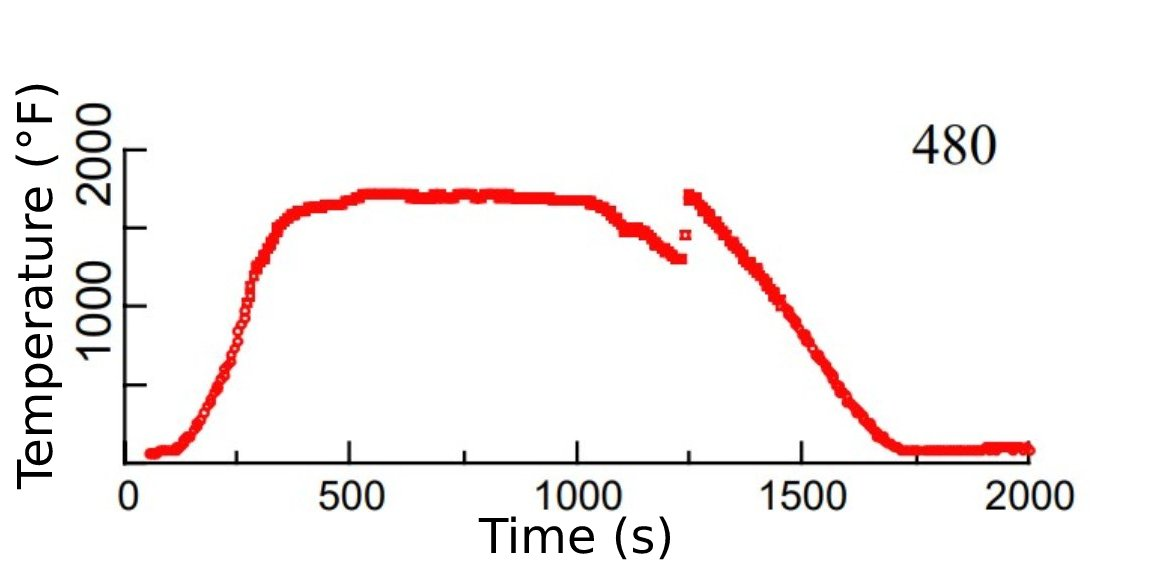
%> input picture temp480.jpg, 1150 x 575 px, given in place of temp480.jpg.jpg, which was not available
$ octave --eval "result = plottempAutoo('temp480.jpg');"   (GNU Octave 9; MATLAB toolbox functions it lacks are replaced by stand-ins)
%> lines starting %> are read from the running program, lines starting %| are printed output that depends on the picture; in (x1, y1, x2, y2) boxes, pixels count from 0 and x2, y2 are one past the last pixel; in counts of white or black regions, pixels touching at a corner belong together; the program's own positions count from 1; pictures that were not available may be replaced by others from this repository, and a replacement may not be noted
function [timeData, tempData] = plottempAutoo(name,varargin)
%> called with name = 'temp480.jpg'
%PLOTTEMPAUTOO Automatically scan temperture data
%
%   [TIMEDATA, TEMPDATA] = PLOTTEMPAUTOO(NAME,VARARGIN) analyses images of
%   the temperature data NAME and outputs the temperature, TEMPDATA, in
%   kelvin and time, TIMEDATA, in seconds. VARARGIN produces useful plots.

% Read image digitally
img = imread([name '.jpg']);
%> img is the input picture: size 575x1150x3 uint8; mean R, G, B 247.3, 242.5, 242.3

% Create balck and white image.
bwimg = img(:,:,1) < 205 | img(:,:,2) < 205 | img(:,:,3) < 205;
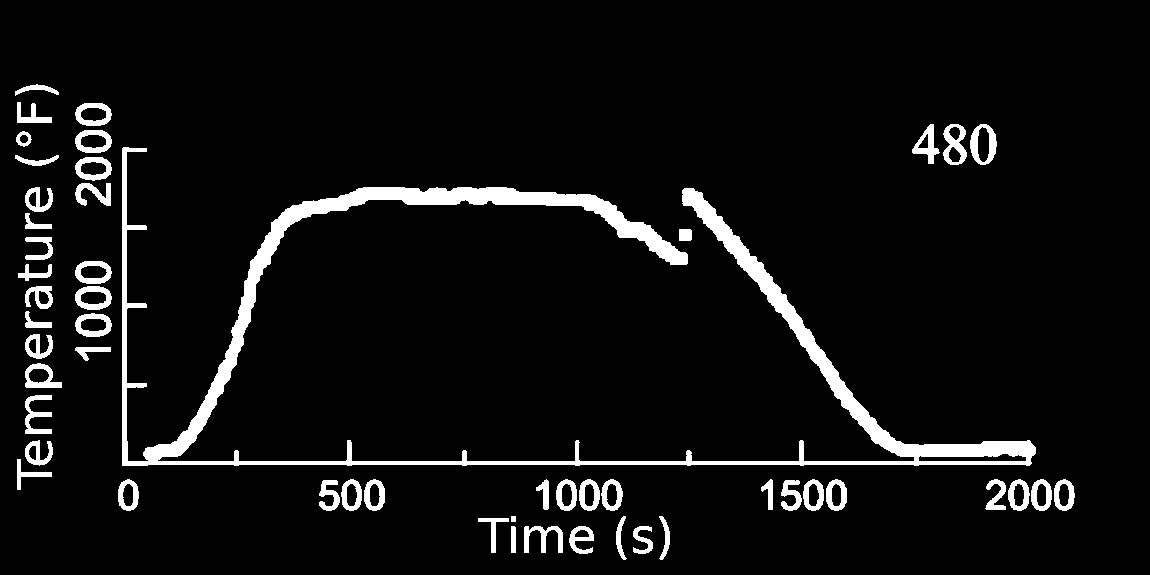
%> bwimg: size 575x1150 logical; 6.1% white; 52 white regions, largest, box (x1, y1, x2, y2) and area: (122, 147, 1036, 466) 23458, (970, 124, 997, 165) 541, (943, 124, 967, 165) 528

% Collect axis data:
xaxis = ones(1,2);
yaxis = ones(1,2);

% Determine the row and collumn in image with the most number of white
% cells and store it in the first position of variables 'xaxis' and
% 'yaxis'.
for i = 1:length(bwimg(:,1))
    if sum(bwimg(i,:)) > sum(bwimg(xaxis(1),:))
        xaxis(1) = i;
    end
end
%> after the loop, xaxis = [462 1]

for i = 1:length(bwimg(1,:))
    if sum(bwimg(:,i,1)) > sum(bwimg(:,yaxis(1)))
        yaxis(1) = i;
    end
end
%> after the loop, yaxis = [123 1]

% Find the length of the X and Y axis and store it in the second
% position of variable 'xaxis' and 'yaxis' respectiely.
axisLen = diff(find(diff(bwimg(xaxis(1),:)) ~= 0));
%> axisLen = [4 7 21 73 909]
xaxis(2) = max(axisLen(1:2:end));

axisLen = diff(find(diff(bwimg(:,yaxis(1))) ~= 0));
%> axisLen = [318; 16; 27]
yaxis(2) = max(axisLen(1:2:end));

% Crop the image
cropimg = img(1:xaxis(1),yaxis(1):end,:);
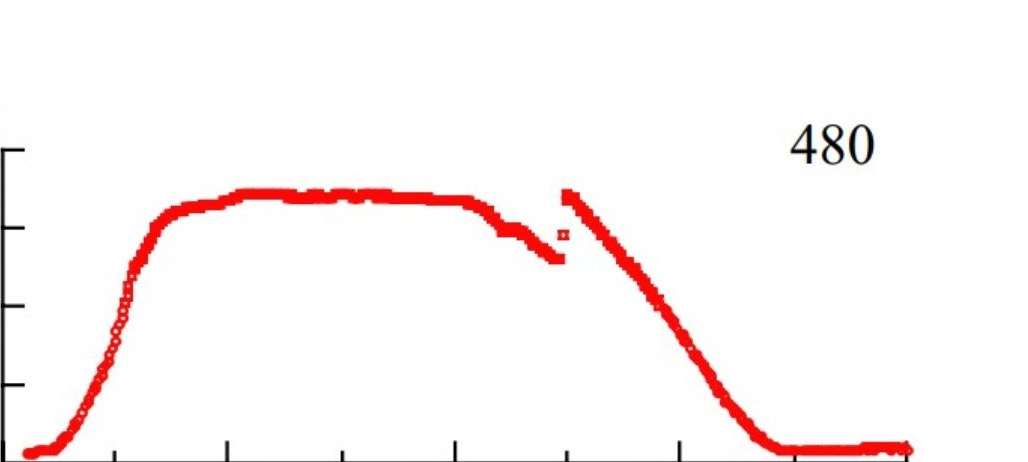
%> cropimg: size 462x1028x3 uint8; mean R, G, B 252.2, 245.4, 245.3

% extract red plot.
data = cropimg(:,:,1) > 140 & cropimg(:,:,2) < 105;
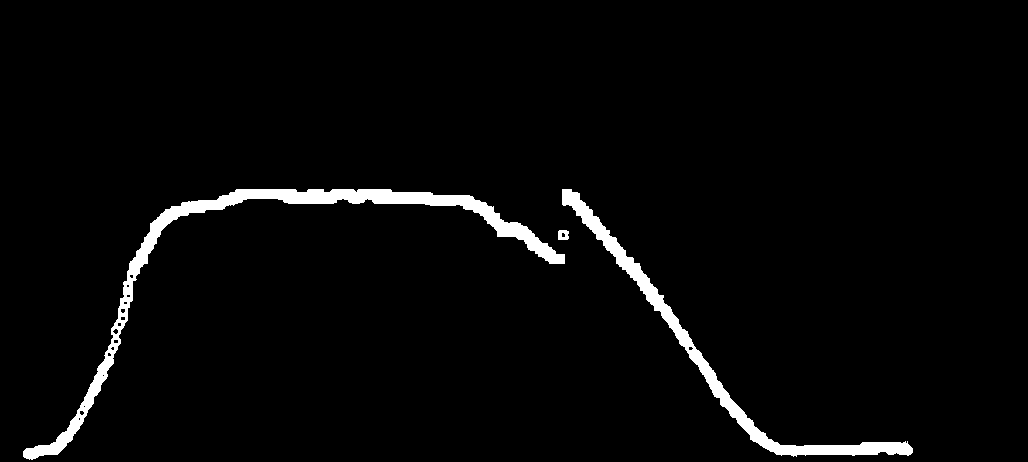
%> data: size 462x1028 logical; 2.9% white; 3 white regions, box (x1, y1, x2, y2) and area: (23, 189, 565, 460) 8326, (562, 189, 913, 457) 5556, (558, 230, 569, 240) 93

rawtempData = [];
rawtimeData = [];
xscale = 2000;
yscale = 2000;

% Collect temperature data by taking the average of the red plot at each
% pixel along the x axis.
for i = 1:length(data(1,:))
    if any(data(:,i))
        rawtempData = [rawtempData mean(find(data(:,i)))];
        rawtimeData = [rawtimeData i];
    end
end
%> this loop made 1028 passes
%> (rawtempData, rawtimeData) on passes 24 to 30: (454.5, 24), ([454.5 454.5], [24 25]), ([454.5 454.5 454], [24 25 26]), ([454.5 454.5 454 454], [24 25 26 27]), ([454.5 454.5 454 454 454], [24 25 26 27 28]), ([454.5 454.5 454 454 454 454], [24 25 26 27 28 29]), ([454.5 454.5 454 454 454 454 454.5], [24 25 26 27 28 29 30])
%> rawtimeData on passes 35 to 39: [24 25 26 27 28 29 30 31 32 33 34 35], [24 25 26 27 28 29 30 31 32 33 34 35 36], [24 25 26 27 28 29 30 31 32 33 34 35 36 37], [24 25 26 27 28 29 30 31 32 33 34 35 36 37 38], [24 25 26 27 28 29 30 31 32 33 34 35 36 37 38 39]
%> after the loop, rawtempData = 890 values, max 454.5 at index 1, min 194.5 at index 225, mean 297.5; rawtimeData = 890 values from 24 to 913

% Data could be reduced to a fixed number of points for the same time
% range however correct time values are interpolated later on so there is
% no need to reduce number of points.


% Scale the points to match the correct plot values and convert temperature
% from Farenheit to Kelvin
tempData = (((xaxis(1) - rawtempData) * (yscale/yaxis(2))) - 32) * 5/9 + 273.25;
%> tempData = 890 values, max 1190.1 at index 225, min 281.7 at index 1, mean 830.1

% tempData = ((xaxis(1) - tempData) * (yscale/yaxis(2)));
timeData = ((rawtimeData) * (xscale/xaxis(2)));
%> timeData = 890 values from 52.81 to 2008.8

% Duplicate the end values so extrapolation produces straight lines.
tempData = [tempData(1) tempData tempData(end)];
%> tempData = 892 values, max 1190.1 at index 226, min 281.7 at index 1, mean 828.9
timeData = [timeData(1)-1 timeData timeData(end)+1];
%> timeData = 892 values from 51.81 to 2009.8

% save data to .mat file with same name as image file
save(name, 'timeData', 'tempData')


% Produces plots For troubleshooting
if nargin > 1
    figure
    plot(timeData,tempData, 'r', LineWidth=2)
    title(name)
    xlabel('Time (s)')
    ylabel('Temperature (K)')
    ylim([0 2000])
    % imshow(img(:,:,1) > 140 & img(:,:,2) < 105)
    if cell2mat(varargin) > 0
        % Plot image with automatically scanned points
        figure
        image(img)
        hold on
        plot(rawtimeData + yaxis(1)-1, rawtempData,'o',Color='g')
    end
    if cell2mat(varargin) > 1
        % Plot black and white data
        figure
        imshow(bwimg)
        axis on
    end
end
